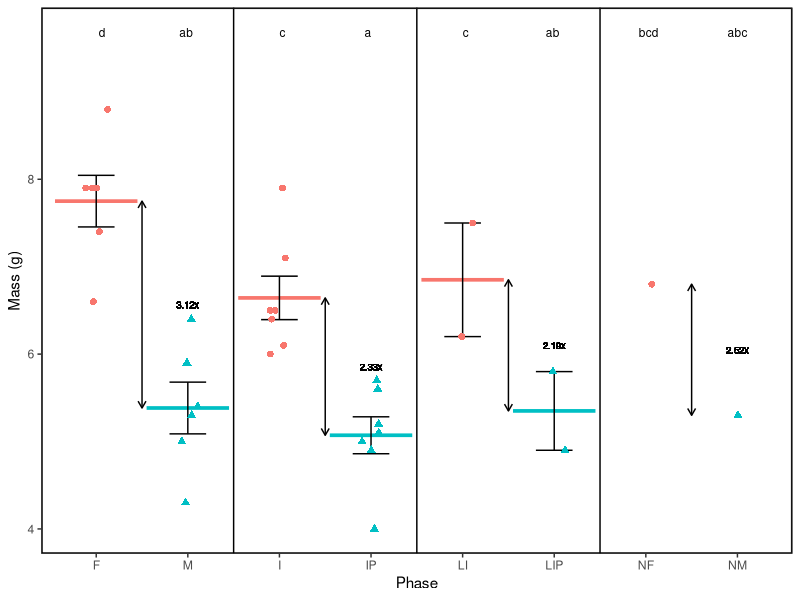
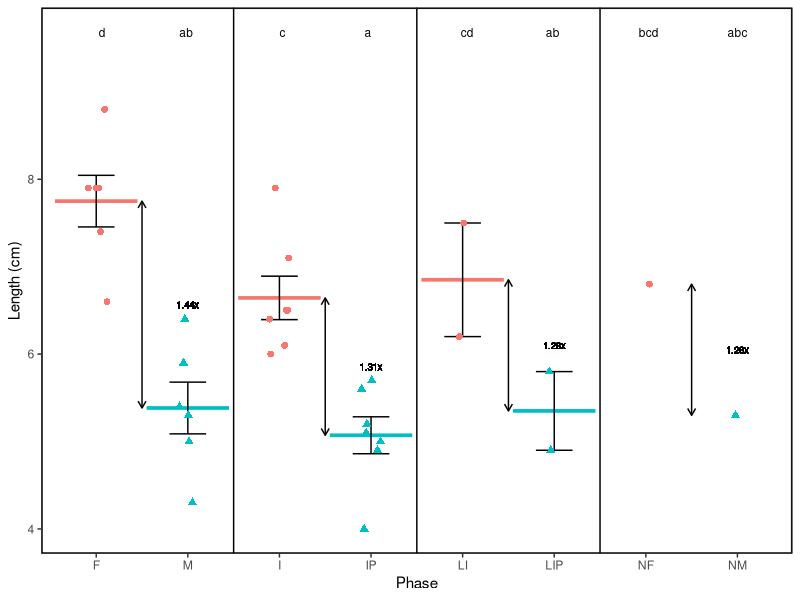
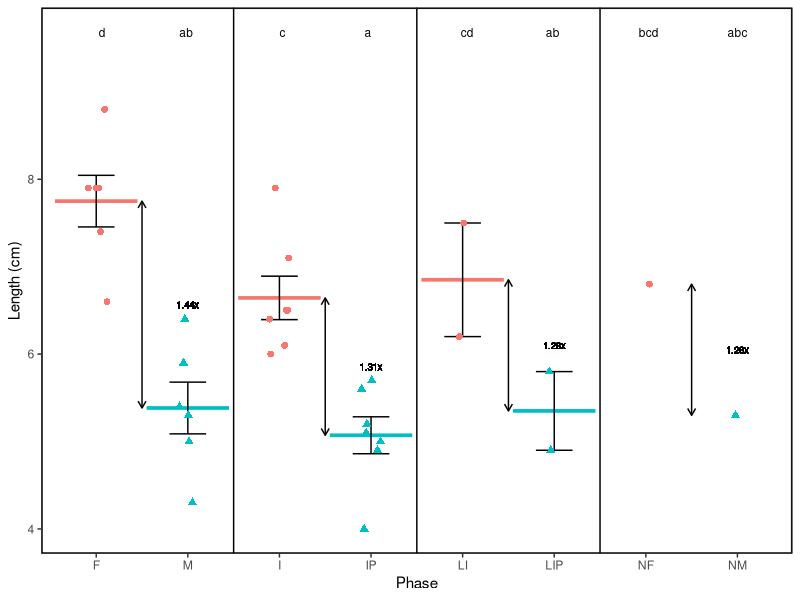

These charts were generated, in order, by the following R code:
library(ggplot2)
library(lme4)
library(tidyverse)
library(emmeans)
library(ggsignif)
library(multcomp)
`%notin%` = Negate(`%in%`)
set.seed(0)

measures = read.csv('Measures/all_data.csv')
measures$Time_Day_2= as.numeric(measures$Time_Day_2)
measures$length_final_cm= as.numeric(measures$length_final_cm)
measures$Log_11KT = as.numeric(measures$Log_11KT)

status_to_phase = list('D'='I',
                       'E' = 'LI',
                       'EP' = 'LIP',
                       'S' = 'IP',
                       'M'='M',
                       'F'='F',
                       'NF'='NF',
                       'NM'='NM')
measures$Phase = unlist(status_to_phase[measures$Status])
measures$Phase = factor(measures$Phase, levels =c('F','M','I','IP','LI','LIP','NF','NM'))
measures$Dominance = ifelse(measures$Phase %in%c('F','I','LI','NF'), 'Dominant', 'Subordinate')
measures$length_final_cm = as.numeric(measures$length_final_cm)

### length_final_cm  ----
mass_model = lm(mass_final_cm~Phase, data = measures)
anova(mass_model, test = 'Chisq')
p1 = pairs(emmeans(mass_model, 'Phase'), adjust = 'none')
cld_mas = cld(emmeans(mass_model, 'Phase'), Letters = letters, adjust = "none", alpha = 0.05)
cld_mas_df = as.data.frame(cld_mas)

mean(measures$length_final_cm[measures$Phase=='F'])/mean(measures$length_final_cm[measures$Phase=='M'])
mean(measures$length_final_cm[measures$Phase=='I'])/mean(measures$length_final_cm[measures$Phase=='IP'])
mean(measures$length_final_cm[measures$Phase=='LI'])/mean(measures$length_final_cm[measures$Phase=='LIP'])
mean(measures$length_final_cm[measures$Phase=='NF'])/mean(measures$length_final_cm[measures$Phase=='NM'])

mas_mean_sd = measures%>%
  group_by(Phase, Dominance)%>%
  summarize(mean  =mean(length_final_cm),
            se = sd(length_final_cm)/sqrt(n()))

mas_plot = ggplot(measures, aes(y = length_final_cm, x = Phase, color = Dominance, shape = Dominance))+
  stat_summary(data = subset(measures, !Phase %in% c('NM', 'NF')),
               geom = 'crossbar', fun = 'mean') +
  geom_errorbar(data = mas_mean_sd, aes(x = Phase, y = mean, ymin = mean-se, ymax = mean+se),
                color ='black',
                width = 0.4, linewidth = 0.5)+
  labs(x = 'Phase', y = 'Mass (g)') +
  theme_bw()+
  theme(panel.grid.major = element_blank(),
        panel.grid.minor = element_blank(),
        panel.background = element_rect(linewidth=1, color = 'black'),
        legend.key = element_blank())+
  geom_vline(xintercept = 2.5)+
    geom_vline(xintercept = 4.5,)+
      geom_vline(xintercept = 6.5)+
  annotate("segment", 
           x = 1.5, xend = 1.5, 
           y = mean(measures$length_final_cm[measures$Phase=='F']), 
           yend = mean(measures$length_final_cm[measures$Phase=='M']),
           arrow = arrow(ends = "both", length = unit(0.2, "cm")))+
  geom_text(x = 2, y = mean(c(mean(measures$length_final_cm[measures$Phase=='M']),
                              mean(measures$length_final_cm[measures$Phase=='F']))),
            label = '3.12x', 
            color = 'black',
            size = 2.5,
             legend.key = element_blank())+
    annotate("segment", 
           x = 3.5, xend = 3.5, 
           y = mean(measures$length_final_cm[measures$Phase=='I']), 
           yend = mean(measures$length_final_cm[measures$Phase=='IP']),
           arrow = arrow(ends = "both", length = unit(0.2, "cm")))+
    geom_text(x = 4, y = mean(c(mean(measures$length_final_cm[measures$Phase=='I']),
                              mean(measures$length_final_cm[measures$Phase=='IP']))),
            label = '2.33x', 
            color = 'black',
            size = 2.5,
             legend.key = element_blank())+
      annotate("segment", 
           x = 5.5, xend = 5.5, 
           y = mean(measures$length_final_cm[measures$Phase=='LI']), 
           yend = mean(measures$length_final_cm[measures$Phase=='LIP']),
           arrow = arrow(ends = "both", length = unit(0.2, "cm")))+
      geom_text(x = 6, y = mean(c(mean(measures$length_final_cm[measures$Phase=='LI']),
                              mean(measures$length_final_cm[measures$Phase=='LIP']))),
            label = '2.19x', 
            color = 'black',
            size = 2.5,
             legend.key = element_blank())+
        annotate("segment", 
           x = 7.5, xend = 7.5, 
           y = mean(measures$length_final_cm[measures$Phase=='NF']), 
           yend = mean(measures$length_final_cm[measures$Phase=='NM']),
           arrow = arrow(ends = "both", length = unit(0.2, "cm")))+
        geom_text(x = 8, y = mean(c(mean(measures$length_final_cm[measures$Phase=='NF']),
                              mean(measures$length_final_cm[measures$Phase=='NM']))),
            label = '2.52x', 
            color = 'black',
            size = 2.5,
             legend.key = element_blank())+
    geom_point( size = 2, position = position_jitterdodge(0.25)) +
  geom_text(data = cld_mas_df, aes(x = Phase, y = 1.1*max(measures$length_final_cm), label = .group), 
          size = 3, inherit.aes = FALSE)+
  theme(legend.position = 'none')
mas_plot

#ggsave(plot = mas_plot,
 #      file = "mass_plot.svg",
  #     device = "svg",
   #    units = "in",
    #   width = 3,
     #  height = 2,
      # path = '/Users/ggraham/Desktop/multiome_poa/Manuscript/Plots/Supp 1')


### length final _cm ####
measures$length_final_cm = as.numeric(measures$length_final_cm)

len_model = lm(length_final_cm~Phase, data = measures)
anova(len_model, test = 'Chisq')
p1 = pairs(emmeans(len_model, 'Phase'), adjust = 'none')
cld_len = cld(emmeans(len_model, 'Phase'), Letters = letters, adjust = "none", alpha = 0.05)
cld_len_df = as.data.frame(cld_len)

mean(measures$length_final_cm[measures$Phase=='F'])/mean(measures$length_final_cm[measures$Phase=='M'])
mean(measures$length_final_cm[measures$Phase=='I'])/mean(measures$length_final_cm[measures$Phase=='IP'])
mean(measures$length_final_cm[measures$Phase=='LI'])/mean(measures$length_final_cm[measures$Phase=='LIP'])
mean(measures$length_final_cm[measures$Phase=='NF'])/mean(measures$length_final_cm[measures$Phase=='NM'])

len_mean_sd = measures%>%
  group_by(Phase, Dominance)%>%
  summarize(mean  =mean(length_final_cm),
            se = sd(length_final_cm)/sqrt(n()))

len_plot = ggplot(measures, aes(y = length_final_cm, x = Phase, color = Dominance, shape = Dominance))+
  stat_summary(data = subset(measures, !Phase %in% c('NM', 'NF')),
               geom = 'crossbar', fun = 'mean') +
  geom_errorbar(data = len_mean_sd, aes(x = Phase, y = mean, ymin = mean-se, ymax = mean+se),
                color ='black',
                width = 0.4, linewidth = 0.5)+
  labs(x = 'Phase', y = 'Length (cm)') +
  theme_bw()+
  theme(panel.grid.major = element_blank(),
        panel.grid.minor = element_blank(),
        panel.background = element_rect(linewidth=1, color = 'black'),
        legend.key = element_blank())+
  geom_vline(xintercept = 2.5)+
    geom_vline(xintercept = 4.5,)+
      geom_vline(xintercept = 6.5)+
  annotate("segment", 
           x = 1.5, xend = 1.5, 
           y = mean(measures$length_final_cm[measures$Phase=='F']), 
           yend = mean(measures$length_final_cm[measures$Phase=='M']),
           arrow = arrow(ends = "both", length = unit(0.2, "cm")))+
  geom_text(x = 2, y = mean(c(mean(measures$length_final_cm[measures$Phase=='M']),
                              mean(measures$length_final_cm[measures$Phase=='F']))),
            label = '1.44x', 
            color = 'black',
            size = 2.5,
             legend.key = element_blank())+
    annotate("segment", 
           x = 3.5, xend = 3.5, 
           y = mean(measures$length_final_cm[measures$Phase=='I']), 
           yend = mean(measures$length_final_cm[measures$Phase=='IP']),
           arrow = arrow(ends = "both", length = unit(0.2, "cm")))+
    geom_text(x = 4, y = mean(c(mean(measures$length_final_cm[measures$Phase=='I']),
                              mean(measures$length_final_cm[measures$Phase=='IP']))),
            label = '1.31x', 
            color = 'black',
            size = 2.5,
             legend.key = element_blank())+
      annotate("segment", 
           x = 5.5, xend = 5.5, 
           y = mean(measures$length_final_cm[measures$Phase=='LI']), 
           yend = mean(measures$length_final_cm[measures$Phase=='LIP']),
           arrow = arrow(ends = "both", length = unit(0.2, "cm")))+
      geom_text(x = 6, y = mean(c(mean(measures$length_final_cm[measures$Phase=='LI']),
                              mean(measures$length_final_cm[measures$Phase=='LIP']))),
            label = '1.28x', 
            color = 'black',
            size = 2.5,
             legend.key = element_blank())+
        annotate("segment", 
           x = 7.5, xend = 7.5, 
           y = mean(measures$length_final_cm[measures$Phase=='NF']), 
           yend = mean(measures$length_final_cm[measures$Phase=='NM']),
           arrow = arrow(ends = "both", length = unit(0.2, "cm")))+
        geom_text(x = 8, y = mean(c(mean(measures$length_final_cm[measures$Phase=='NF']),
                              mean(measures$length_final_cm[measures$Phase=='NM']))),
            label = '1.28x', 
            color = 'black',
            size = 2.5,
             legend.key = element_blank())+
    geom_point( size = 2, position = position_jitterdodge(0.25)) +
  geom_text(data = cld_len_df, aes(x = Phase, y = 1.1*max(measures$length_final_cm), label = .group), 
          size = 3, inherit.aes = FALSE)+
  theme(legend.position = 'none')
len_plot

ggsave(plot = len_plot,
       file = "length_plot.svg",
       device = "svg",
       units = "in",
       width = 3,
       height = 2,
       path = '/Users/ggraham/Desktop/multiome_poa/Manuscript/Plots/Supp 1')
